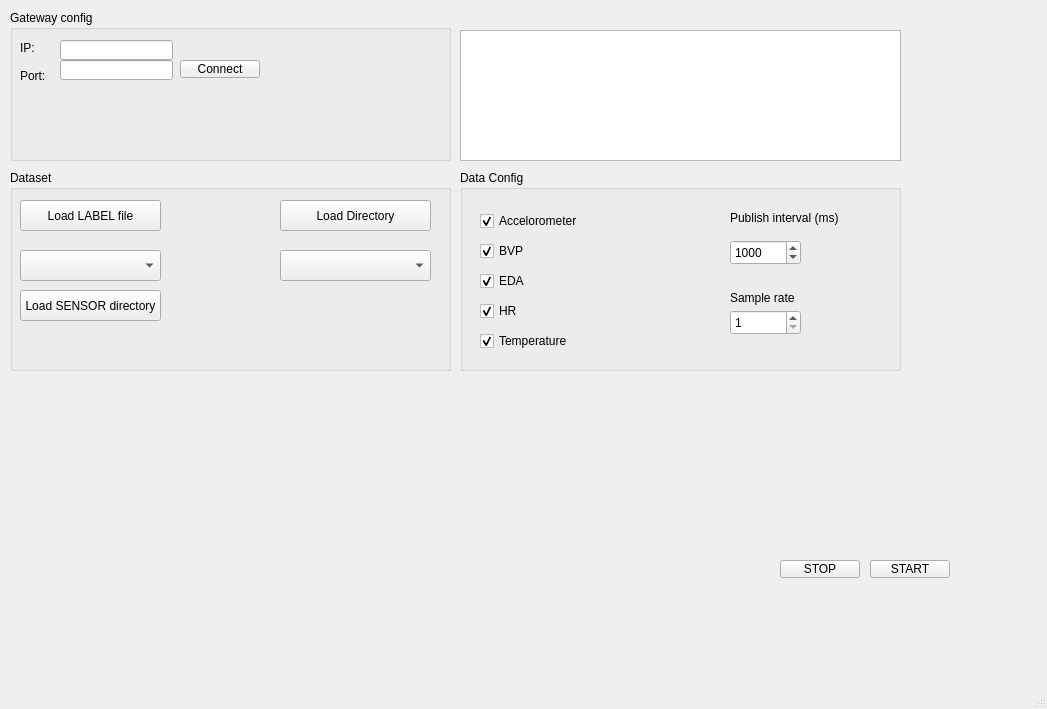
<?xml version="1.0" encoding="UTF-8"?>
<ui version="4.0">
 <class>MainWindow</class>
 <widget class="QMainWindow" name="MainWindow">
  <property name="geometry">
   <rect>
    <x>0</x>
    <y>0</y>
    <width>1047</width>
    <height>709</height>
   </rect>
  </property>
  <property name="windowTitle">
   <string>Lifesenior Wearable SIM</string>
  </property>
  <widget class="QWidget" name="centralwidget">
   <widget class="QGroupBox" name="groupBox">
    <property name="geometry">
     <rect>
      <x>10</x>
      <y>10</y>
      <width>441</width>
      <height>151</height>
     </rect>
    </property>
    <property name="title">
     <string>Gateway config</string>
    </property>
    <widget class="QLineEdit" name="ipTextBox">
     <property name="geometry">
      <rect>
       <x>50</x>
       <y>30</y>
       <width>113</width>
       <height>20</height>
      </rect>
     </property>
    </widget>
    <widget class="QLabel" name="iplabel">
     <property name="geometry">
      <rect>
       <x>10</x>
       <y>30</y>
       <width>16</width>
       <height>16</height>
      </rect>
     </property>
     <property name="text">
      <string>IP:</string>
     </property>
    </widget>
    <widget class="QLabel" name="portlabel">
     <property name="geometry">
      <rect>
       <x>10</x>
       <y>60</y>
       <width>37</width>
       <height>12</height>
      </rect>
     </property>
     <property name="text">
      <string>Port:</string>
     </property>
    </widget>
    <widget class="QLineEdit" name="portTextBox">
     <property name="geometry">
      <rect>
       <x>50</x>
       <y>50</y>
       <width>113</width>
       <height>20</height>
      </rect>
     </property>
    </widget>
    <widget class="QPushButton" name="connectbutton">
     <property name="geometry">
      <rect>
       <x>170</x>
       <y>50</y>
       <width>80</width>
       <height>18</height>
      </rect>
     </property>
     <property name="text">
      <string>Connect</string>
     </property>
    </widget>
   </widget>
   <widget class="QPlainTextEdit" name="logplaintextedit">
    <property name="geometry">
     <rect>
      <x>460</x>
      <y>30</y>
      <width>441</width>
      <height>131</height>
     </rect>
    </property>
   </widget>
   <widget class="QGroupBox" name="groupBox_2">
    <property name="geometry">
     <rect>
      <x>10</x>
      <y>170</y>
      <width>441</width>
      <height>201</height>
     </rect>
    </property>
    <property name="title">
     <string>Dataset</string>
    </property>
    <widget class="QPushButton" name="loadSensors">
     <property name="geometry">
      <rect>
       <x>10</x>
       <y>120</y>
       <width>141</width>
       <height>31</height>
      </rect>
     </property>
     <property name="layoutDirection">
      <enum>Qt::LeftToRight</enum>
     </property>
     <property name="text">
      <string>Load SENSOR directory</string>
     </property>
    </widget>
    <widget class="QPushButton" name="loadLabel">
     <property name="geometry">
      <rect>
       <x>10</x>
       <y>30</y>
       <width>141</width>
       <height>31</height>
      </rect>
     </property>
     <property name="text">
      <string>Load LABEL file</string>
     </property>
    </widget>
    <widget class="QComboBox" name="personActivity_Selector">
     <property name="geometry">
      <rect>
       <x>10</x>
       <y>80</y>
       <width>141</width>
       <height>31</height>
      </rect>
     </property>
     <property name="layoutDirection">
      <enum>Qt::LeftToRight</enum>
     </property>
    </widget>
    <widget class="QPushButton" name="loadDirectory">
     <property name="geometry">
      <rect>
       <x>270</x>
       <y>30</y>
       <width>151</width>
       <height>31</height>
      </rect>
     </property>
     <property name="text">
      <string>Load Directory</string>
     </property>
    </widget>
    <widget class="QComboBox" name="directoryBox">
     <property name="geometry">
      <rect>
       <x>270</x>
       <y>80</y>
       <width>151</width>
       <height>31</height>
      </rect>
     </property>
    </widget>
   </widget>
   <widget class="QGroupBox" name="groupBox_3">
    <property name="geometry">
     <rect>
      <x>460</x>
      <y>170</y>
      <width>441</width>
      <height>201</height>
     </rect>
    </property>
    <property name="title">
     <string>Data Config</string>
    </property>
    <widget class="QCheckBox" name="enableACC">
     <property name="geometry">
      <rect>
       <x>20</x>
       <y>40</y>
       <width>111</width>
       <height>22</height>
      </rect>
     </property>
     <property name="text">
      <string>Accelorometer</string>
     </property>
     <property name="checked">
      <bool>true</bool>
     </property>
    </widget>
    <widget class="QCheckBox" name="enableBVP">
     <property name="geometry">
      <rect>
       <x>20</x>
       <y>70</y>
       <width>78</width>
       <height>22</height>
      </rect>
     </property>
     <property name="text">
      <string>BVP</string>
     </property>
     <property name="checked">
      <bool>true</bool>
     </property>
    </widget>
    <widget class="QCheckBox" name="enableEDA">
     <property name="geometry">
      <rect>
       <x>20</x>
       <y>100</y>
       <width>78</width>
       <height>22</height>
      </rect>
     </property>
     <property name="text">
      <string>EDA</string>
     </property>
     <property name="checked">
      <bool>true</bool>
     </property>
    </widget>
    <widget class="QCheckBox" name="enableHR">
     <property name="geometry">
      <rect>
       <x>20</x>
       <y>130</y>
       <width>78</width>
       <height>22</height>
      </rect>
     </property>
     <property name="text">
      <string>HR</string>
     </property>
     <property name="checked">
      <bool>true</bool>
     </property>
    </widget>
    <widget class="QCheckBox" name="enableTemp">
     <property name="geometry">
      <rect>
       <x>20</x>
       <y>160</y>
       <width>91</width>
       <height>22</height>
      </rect>
     </property>
     <property name="text">
      <string>Temperature</string>
     </property>
     <property name="checked">
      <bool>true</bool>
     </property>
    </widget>
    <widget class="QLabel" name="pubInterval_Label">
     <property name="geometry">
      <rect>
       <x>270</x>
       <y>40</y>
       <width>131</width>
       <height>16</height>
      </rect>
     </property>
     <property name="text">
      <string>Publish interval (ms)</string>
     </property>
    </widget>
    <widget class="QSpinBox" name="pubInterval">
     <property name="geometry">
      <rect>
       <x>270</x>
       <y>70</y>
       <width>71</width>
       <height>25</height>
      </rect>
     </property>
     <property name="minimum">
      <number>10</number>
     </property>
     <property name="maximum">
      <number>10000</number>
     </property>
     <property name="singleStep">
      <number>10</number>
     </property>
     <property name="value">
      <number>1000</number>
     </property>
    </widget>
    <widget class="QLabel" name="sampleRate_label">
     <property name="geometry">
      <rect>
       <x>270</x>
       <y>120</y>
       <width>131</width>
       <height>16</height>
      </rect>
     </property>
     <property name="text">
      <string>Sample rate</string>
     </property>
    </widget>
    <widget class="QSpinBox" name="sampleRate">
     <property name="geometry">
      <rect>
       <x>270</x>
       <y>140</y>
       <width>71</width>
       <height>25</height>
      </rect>
     </property>
     <property name="minimum">
      <number>1</number>
     </property>
     <property name="maximum">
      <number>50</number>
     </property>
     <property name="singleStep">
      <number>1</number>
     </property>
     <property name="value">
      <number>1</number>
     </property>
    </widget>
   </widget>
   <widget class="QPushButton" name="startbutton">
    <property name="geometry">
     <rect>
      <x>870</x>
      <y>560</y>
      <width>80</width>
      <height>18</height>
     </rect>
    </property>
    <property name="text">
     <string>START</string>
    </property>
   </widget>
   <widget class="QPushButton" name="stopbutton">
    <property name="geometry">
     <rect>
      <x>780</x>
      <y>560</y>
      <width>80</width>
      <height>18</height>
     </rect>
    </property>
    <property name="text">
     <string>STOP</string>
    </property>
   </widget>
  </widget>
  <widget class="QMenuBar" name="menubar">
   <property name="geometry">
    <rect>
     <x>0</x>
     <y>0</y>
     <width>1047</width>
     <height>21</height>
    </rect>
   </property>
  </widget>
  <widget class="QStatusBar" name="statusbar"/>
 </widget>
 <resources/>
 <connections/>
</ui>
